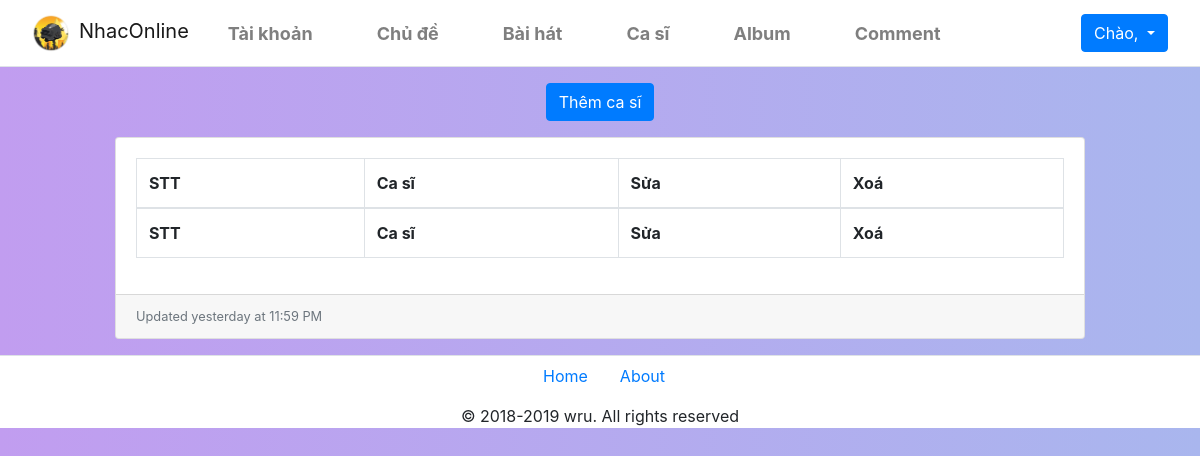
The page /Sources/admin/casi.php on the database as committed earlier.
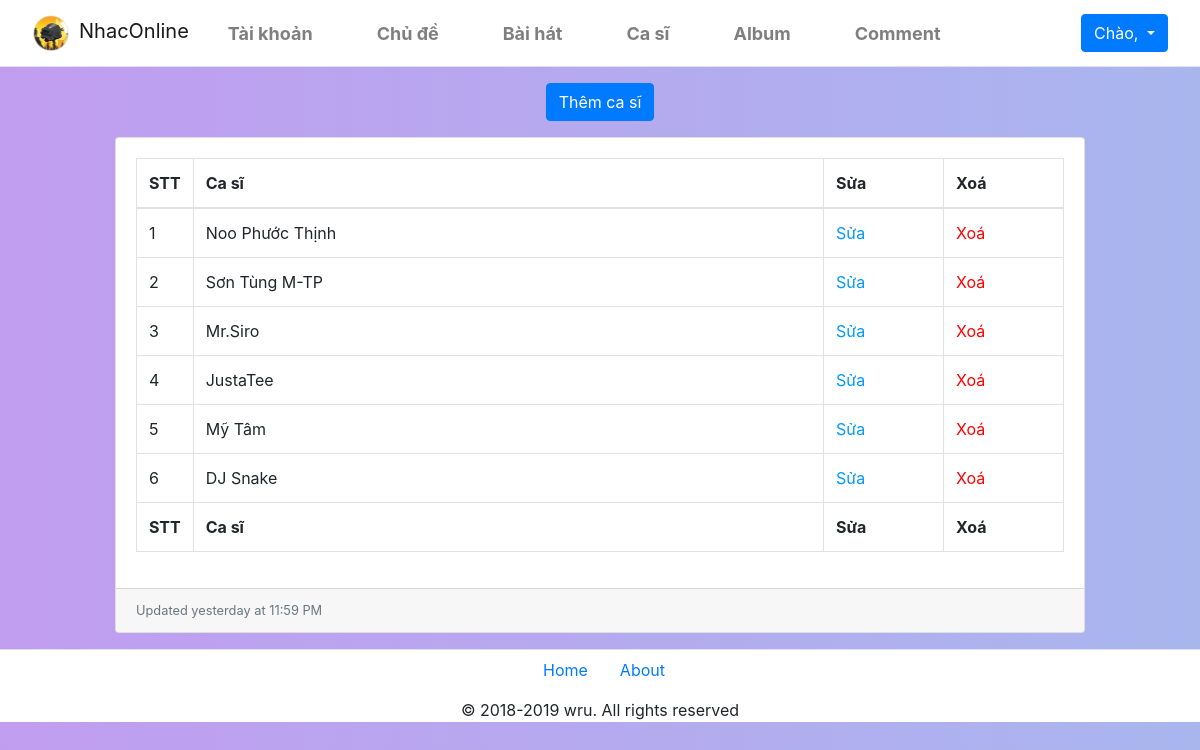
The same page on the database as committed later.
### tables this page shows
CREATE TABLE `casi` (
  `id` int(100) NOT NULL,
  `tencasi` varchar(100) NOT NULL,
  `image` varchar(100) NOT NULL,
  `tieusu` text
);

### Sources/admin/casi.php (the view, shortened to what this page needs)
<!DOCTYPE html>
<html lang="en">
<head>
    <link href="css/bootstrap.min.css" rel="stylesheet">
    <link href="css/dataTables.bootstrap4.css" rel="stylesheet">
    <link rel="stylesheet" href="./css/fix.css">
</head>
<body>
    <?php
        include('header.php');
    ?>
    <main class="col-md-10 m-auto">
    <div class="mt-3 mb-2 text-center"><a href="./themcasi.php" class="btn btn-primary">Thêm ca sĩ</a></div>
    <div class="card mb-3 mt-3">
        <div class="card-body">
            <div class="table-responsive">
                <table class="table table-bordered" id="dataTable" width="100%" cellspacing="0">
                    <thead>
                        <tr>
                            <th>STT</th>
                            <th>Ca sĩ</th>
                            <th>Sửa</th>
                            <th>Xoá</th>
                        </tr>
                    </thead>
                    <tfoot>
                        <tr>
                            <th>STT</th>
                            <th>Ca sĩ</th>
                            <th>Sửa</th>
                            <th>Xoá</th>
                        </tr>
                    </tfoot>
                    <tbody>
                    <?php
                        include('../php/connect.php');
                        $stt=1;
                        $result = mysqli_query($con,"Select * from casi");
                        While($data = mysqli_fetch_assoc($result))
                        {
                            echo "<tr>";
                            echo "<td style='width:50px;'>$stt</td>";
                            echo "<td>$data[tencasi]</td>";
                            echo "<td style='width:120px;'><a href='./suacasi.php?id=$data[id]' style='color:#09F;'>Sửa</a></td>";
                            echo "<td style='width:120px;'><a href='./del_casi.php?id=$data[id]' onclick=' return xacnhan();' style='color:red;'>Xoá</a></td>";
                            echo "</tr>";
                            $stt++;
                        }
                    ?>
                    </tbody>
                </table>
            </div>
        </div>
        <div class="card-footer small text-muted">Updated yesterday at 11:59 PM</div>
    </div>
    </main>
    <?php
        include('footer.php');
    ?>
</body>
</html>

Rows that differ between the two databases and show on the page:
added casi: tencasi "Noo Phước Thịnh"
added casi: tencasi "Sơn Tùng M-TP"
added casi: tencasi "Mr.Siro"
added casi: tencasi "JustaTee"
added casi: tencasi "Mỹ Tâm"
added casi: tencasi "DJ Snake"
